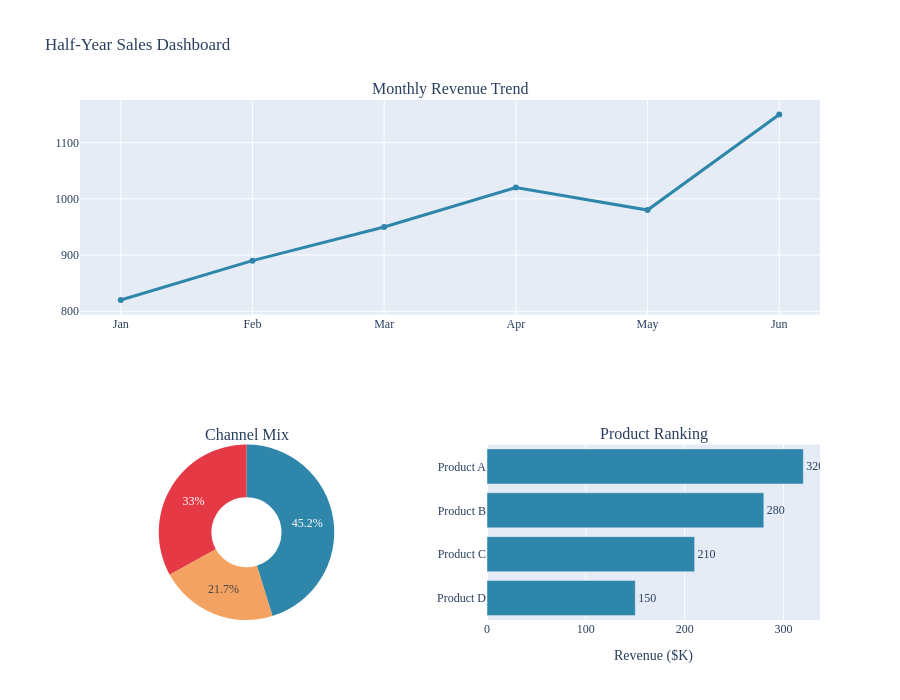

The cell this chart's notebook holds for it:
### Markdown cell above
## Example 2 — make_subplots: Half-Year Sales Dashboard (상반기 매출 대시보드)

### Code cell
# Business question: can leadership see the trend, the channel mix, and the
# product ranking on one page, each independently explorable?
# 비즈니스 질문: 경영진이 추세, 채널 구성, 제품 순위를 한 페이지에서
# 각각 독립적으로 탐색할 수 있는가?

from plotly.subplots import make_subplots

months = ['Jan', 'Feb', 'Mar', 'Apr', 'May', 'Jun']
revenue = [820, 890, 950, 1020, 980, 1150]
channels = ['Online', 'Offline', 'Partner']
channel_sales = [520, 380, 250]
products = ['Product A', 'Product B', 'Product C', 'Product D']
product_sales = [320, 280, 210, 150]

fig = make_subplots(
    rows=2, cols=2,
    specs=[[{'type': 'xy', 'colspan': 2}, None],
           [{'type': 'domain'}, {'type': 'xy'}]],
    subplot_titles=('Monthly Revenue Trend', 'Channel Mix', 'Product Ranking'),
    row_heights=[0.55, 0.45]
)
fig.add_trace(go.Scatter(x=months, y=revenue, mode='lines+markers', name='Revenue',
                          line=dict(color='#2E86AB', width=3)), row=1, col=1)
fig.add_trace(go.Pie(labels=channels, values=channel_sales,
                      marker_colors=['#2E86AB', '#E63946', '#F4A261'], hole=0.4), row=2, col=1)
fig.add_trace(go.Bar(x=product_sales[::-1], y=products[::-1], orientation='h',
                      marker_color='#2E86AB', text=product_sales[::-1], textposition='outside'),
              row=2, col=2)

fig.update_layout(title='Half-Year Sales Dashboard', font=dict(family='AppleGothic'),
                   showlegend=False, height=700)
fig.update_xaxes(title_text='Revenue ($K)', row=2, col=2)
fig.show()

total_revenue = sum(revenue)
top_product_share = product_sales[0] / sum(product_sales) * 100
print(f"6-month total revenue: ${total_revenue}K")
print(f"6개월 누적 매출: ${total_revenue}K")
print(f"Top product ({products[0]}) share of product sales: {top_product_share:.1f}%")
print(f"1위 제품({products[0]}) 매출 비중: {top_product_share:.1f}%")

### Figure 1 — Plotly figure (JSON) as saved in the notebook; plotly's stock layout.template omitted (floating-point values rounded to 4 significant figures)
{"data": [{"line": {"color": "#2E86AB", "width": 3}, "mode": "lines+markers", "name": "Revenue", "type": "scatter", "x": ["Jan", "Feb", "Mar", "Apr", "May", "Jun"], "xaxis": "x", "y": [820, 890, 950, 1020, 980, 1150], "yaxis": "y"}, {"domain": {"x": [0, 0.45], "y": [0, 0.3375]}, "hole": 0.4, "labels": ["Online", "Offline", "Partner"], "marker": {"colors": ["#2E86AB", "#E63946", "#F4A261"]}, "type": "pie", "values": [520, 380, 250]}, {"marker": {"color": "#2E86AB"}, "orientation": "h", "text": ["150", "210", "280", "320"], "textposition": "outside", "type": "bar", "x": [150, 210, 280, 320], "xaxis": "x2", "y": ["Product D", "Product C", "Product B", "Product A"], "yaxis": "y2"}], "layout": {"annotations": [{"font": {"size": 16}, "showarrow": false, "text": "Monthly Revenue Trend", "x": 0.5, "xanchor": "center", "xref": "paper", "y": 1, "yanchor": "bottom", "yref": "paper"}, {"font": {"size": 16}, "showarrow": false, "text": "Channel Mix", "x": 0.225, "xanchor": "center", "xref": "paper", "y": 0.3375, "yanchor": "bottom", "yref": "paper"}, {"font": {"size": 16}, "showarrow": false, "text": "Product Ranking", "x": 0.775, "xanchor": "center", "xref": "paper", "y": 0.3375, "yanchor": "bottom", "yref": "paper"}], "font": {"family": "AppleGothic"}, "height": 700, "showlegend": false, "title": {"text": "Half-Year Sales Dashboard"}, "xaxis": {"anchor": "y", "domain": [0, 1]}, "xaxis2": {"anchor": "y2", "domain": [0.55, 1], "title": {"text": "Revenue ($K)"}}, "yaxis": {"anchor": "x", "domain": [0.5875, 1]}, "yaxis2": {"anchor": "x2", "domain": [0, 0.3375]}}}
